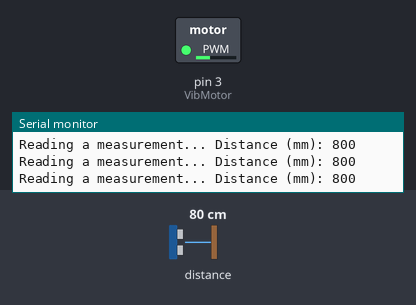
The sketch below on a simulated Arduino Uno, built with avr-gcc and run on an emulated ATmega328P. Shown: switched loads named in the sketch (green lamp = pin HIGH), the last lines printed to the serial monitor. Inputs (shaded band) come from the test bench; at power-on: distance to the obstacle 80 cm.

Above: at 1.2 s.
1.3 s: distance to the obstacle set to 2 cm
At 1.9 s:
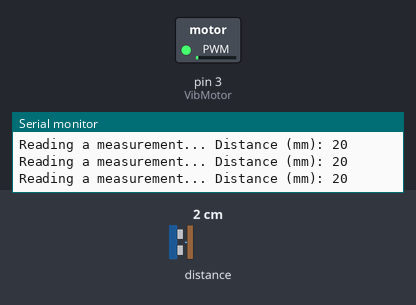
2.8 s: distance to the obstacle set to 4 cm
At 3.1 s:
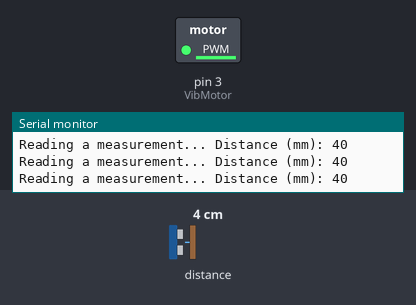
4.3 s: distance to the obstacle set to 35 cm
At 5.5 s:
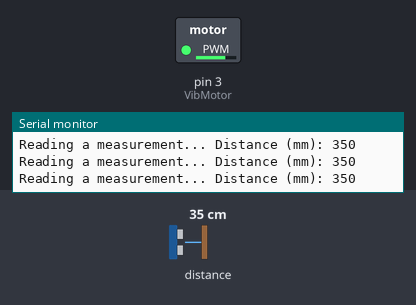
5.8 s: distance to the obstacle set to 120 cm
At 7.0 s:
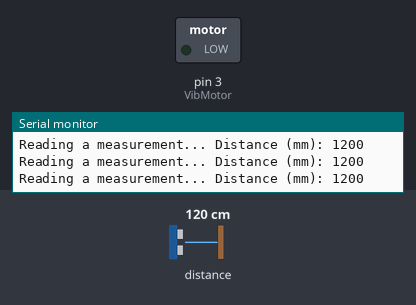
Timing chart, 0 to 8.4 s (numbered marks = the images above; inputs shaded):
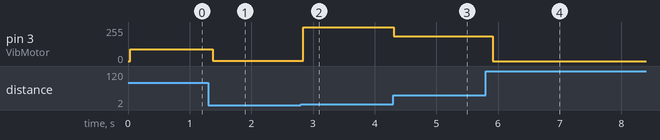

Measured:
- the behaviour switches between 2 and 3 cm on distance to the obstacle (found by bisection; images 1 and 2)
- after the input at 1.3 s, pin 3 (VibMotor): 88/255 → 1/255 after 0.07 s
- after the input at 2.8 s, pin 3 (VibMotor): 1/255 → 253/255 at once
- after the input at 4.3 s, pin 3 (VibMotor): 253/255 → 186/255 at once
- after the input at 5.8 s, pin 3 (VibMotor): 186/255 → 0/255 after 0.12 s

The sketch:

BlindAidRing.ino
```cpp
#include "Adafruit_VL53L0X.h"

Adafruit_VL53L0X lox = Adafruit_VL53L0X();
#define VibMotor  3

int Val = 0;

void setup() {
  Serial.begin(115200);
  pinMode(VibMotor, OUTPUT);
  // wait until serial port opens for native USB devices
  while (! Serial) {
    delay(1);
  }

  //Serial.println("Adafruit VL53L0X test");
  if (!lox.begin()) {
    Serial.println(F("Failed to boot VL53L0X"));
    while(1);
  }
  // power
  Serial.println(F("VL53L0X API Simple Ranging example\n\n"));
}


void loop() {
  VL53L0X_RangingMeasurementData_t measure;
  Serial.print("Reading a measurement... ");
  lox.rangingTest(&measure, false); // pass in 'true' to get debug data printout!

  if (measure.RangeStatus != 4) {  // phase failures have incorrect data
    Serial.print("Distance (mm): "); Serial.println(measure.RangeMilliMeter);
    Val = map(measure.RangeMilliMeter, 30, 1200, 255, 0);
    analogWrite(VibMotor, Val);
  } else {
    Serial.println(" out of range ");
  }

  delay(100);
}
```
